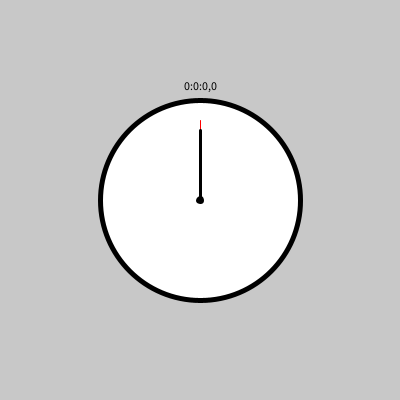
Frame 1 (no input)
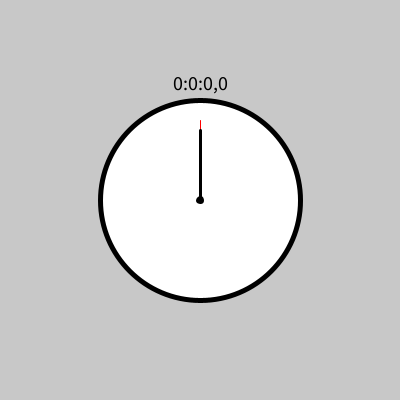
Frame 60 (the mouse pressed at the canvas centre just before this capture)
Frame 120 (the mouse held since frame 60 and released just before this capture): identical to frame 60, image omitted

The Processing sketch that drew these frames (run headless with seeded random() and noise(); from frame 60 on, the mouse is pressed at the canvas centre):

// Processing sketch: StoppuhrProjekt
// ── StoppuhrProjekt.pde
Stoppuhr uhr;


void setup()
{
  size(400,400);
  uhr = new Stoppuhr();
}

void draw()
{
  background(200);
  uhr.aktualisieren();
  uhr.anzeigen(); 
}

void keyPressed()
{
  if (key == 's')
  {
    uhr.starten();
  }
  if (key == 'e')
  {
    uhr.stoppen();
  }
  if (key == 'r')
  {
    uhr.reset();
  }
}

// ── Stoppuhr.pde
class Stoppuhr
{
  private int stunden;
  private int minuten;
  private int sekunden;
  private int zehntel;

  private int x;
  private int y;

  private int radius;

  private int startZeit;
  private int vergangeneZeit;

  private String zustand;

  Stoppuhr()
  {
    x = 200;
    y = 200;
    radius = 100;
    stunden = 0;
    minuten = 0;
    sekunden = 0;
    zustand = "reset";
  }

  void aktualisieren()
  {
    if (zustand.equals("laufend"))
    {
      int aktZeit = millis();
      vergangeneZeit = aktZeit - startZeit;
      
      // Berechnung der Stunden
      stunden = vergangeneZeit / (1000*3600);
      
      // Berechnung der Minuten
      minuten = (vergangeneZeit / (1000*60)) % 60 ;
      
      // Berechnung der Sekunden:
      sekunden = (vergangeneZeit / 1000) % 60 ;
      
      // Berechnung der Zehntelsekunden:
      zehntel = (vergangeneZeit / 100)%10;
    }
  }

  void anzeigen()
  {
    // Ziffernblatt
    fill(255);
    strokeWeight(5); // Liniendicke
    stroke(0); 
    circle(x, y, radius*2);

    // Die Sekundenanzeige
    zeichneSekundenzeiger();
    zeichneMinutenzeiger();
    zeichneStundenzeiger();
    
    textAlign(CENTER);
    fill(0);
    String anzeige = stunden + ":" + minuten + ":" + sekunden + "," + zehntel;
    
    text(anzeige, x, y - radius - 10);
    textSize(20); 
    circle(x, y, 5);
  }

  void zeichneSekundenzeiger()
  {
    float l = radius * 0.8;
    float winkel = sekunden / 60.0 * 2 * PI - PI/2;
    float sx = cos(winkel);
    float sy = sin (winkel);
    stroke(255, 0, 0);
    strokeWeight(1); // Liniendicke
    line(x, y, x + l*sx, y + l*sy);
  }

  void zeichneMinutenzeiger()
  {
    float l = radius * 0.7;
    float winkel = minuten / 60.0 * 2 * PI - PI/2;
    float sx = cos(winkel);
    float sy = sin (winkel);
    stroke(0);
    strokeWeight(3); // Liniendicke
    line(x, y, x + l*sx, y + l*sy);
  }

  void zeichneStundenzeiger()
  {
    float l = radius * 0.5;
    if (stunden > 12)
    {
      stunden = stunden - 12;
    }
    float winkel = (stunden + minuten/60.0) / 12.0 * 2 * PI - PI/2;
    float sx = cos(winkel);
    float sy = sin (winkel);
    stroke(0);
    strokeWeight(3); // Liniendicke
    line(x, y, x + l*sx, y + l*sy);
  }
  
  void starten()
  {
    startZeit = millis();
    zustand = "laufend";
  }
  
  void stoppen()
  {
    zustand = "gestoppt";
  }
  
  void reset()
  {
    zustand = "reset";
    stunden = 0;
    minuten = 0;
    sekunden = 0;
    zehntel = 0;
  }
}
